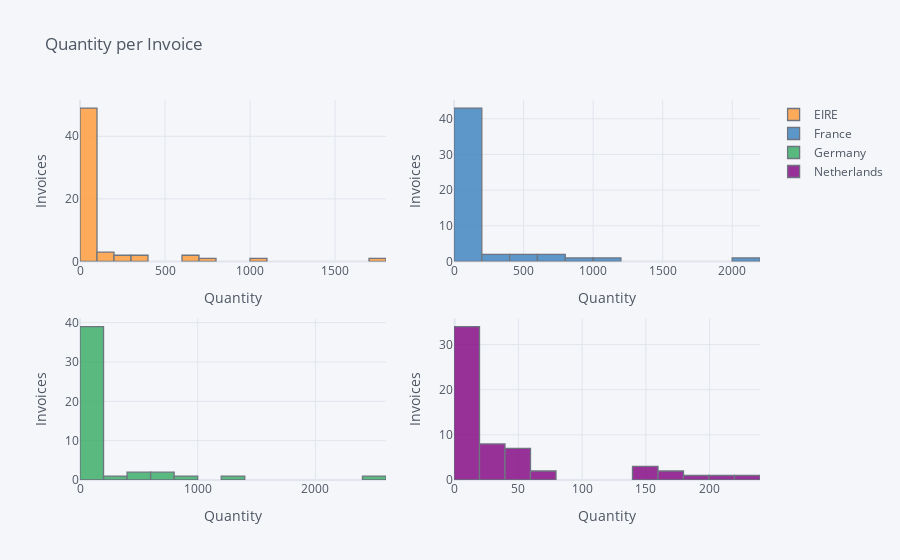

Write notebook code for a chart like this one.
### Code cell
data5.iplot(kind='hist', subplots=True, shape=(2,2), xTitle='Quantity',
            yTitle='Invoices',title='Quantity per Invoice')

### Figure 1 — Plotly figure (JSON) as saved in the notebook; plotly's stock layout.template omitted (floating-point values rounded to 4 significant figures)
{"data": [{"histfunc": "count", "histnorm": "", "marker": {"color": "rgba(255, 153, 51, 1.0)", "line": {"color": "#4D5663", "width": 1.3}}, "name": "EIRE", "opacity": 0.8, "orientation": "v", "type": "histogram", "x": [112, 672, 319, 690, 42, 1013, 3, 286, 16, 330, null, 1798, null, null, 120, null, 46, 86, null, 704, 62, 1, 22, 20, 2, 105, 16, null, null, 207, 22, 1, null, 11, 17, 88, 2, 6, 1, null, null, 72, 31, 4, 1, 27, null, 8, null, 60, 1, 1, 3, null, 1, 1, 25, 16, 1, 6, 28, null, null, 1, 14, 2, 1, 2, 1, 1, 2, 2, null, null, 1, null, null, 1, null, 1, null, 1, null, null], "xaxis": "x", "yaxis": "y"}, {"histfunc": "count", "histnorm": "", "marker": {"color": "rgba(55, 128, 191, 1.0)", "line": {"color": "#4D5663", "width": 1.3}}, "name": "France", "opacity": 0.8, "orientation": "v", "type": "histogram", "x": [255, 492, 293, 608, 102, 1126, 6, 495, 15, 769, 1, 2092, 1, 9, 136, null, 35, 188, null, 820, 92, 8, 27, 9, null, 112, 15, null, null, 127, 11, null, 3, 16, 6, 49, 4, 9, 4, 1, null, 33, 6, 8, null, 22, null, null, null, 7, 1, null, 5, 1, null, null, 1, 3, null, 2, 1, 2, null, null, 1, 2, null, 1, null, null, null, null, null, null, null, 1, null, null, 1, null, null, null, null, null], "xaxis": "x2", "yaxis": "y2"}, {"histfunc": "count", "histnorm": "", "marker": {"color": "rgba(50, 171, 96, 1.0)", "line": {"color": "#4D5663", "width": 1.3}}, "name": "Germany", "opacity": 0.8, "orientation": "v", "type": "histogram", "x": [150, 448, 326, 681, 78, 1236, 2, 566, 19, 694, 1, 2490, null, 8, 158, null, 63, 198, 6, 827, 184, 5, 36, 27, null, 105, 23, 1, 2, 149, 19, null, 1, 32, 4, 21, 4, 4, null, null, null, 18, 22, 1, null, 8, 5, 9, null, 16, null, null, null, null, null, null, 2, 2, null, null, null, null, null, null, 4, 1, null, null, null, null, null, 1, null, null, null, null, 1, null, null, null, null, null, null, null], "xaxis": "x3", "yaxis": "y3"}, {"histfunc": "count", "histnorm": "", "marker": {"color": "rgba(128, 0, 128, 1.0)", "line": {"color": "#4D5663", "width": 1.3}}, "name": "Netherlands", "opacity": 0.8, "orientation": "v", "type": "histogram", "x": [151, 37, 14, 39, 1, 41, null, 28, 1, 24, null, 182, null, null, 48, 1, 8, 17, null, 150, 8, null, 9, 19, null, 50, 23, null, null, 158, 49, null, null, 44, 32, 167, null, 9, null, null, 1, 224, 215, 14, null, 75, null, 29, 1, 162, null, null, 5, null, 1, 3, 56, 70, null, 15, 38, 1, 9, null, 45, 8, 5, 3, 7, 8, null, 2, 2, 2, null, 3, null, 2, null, 1, 1, 2, 1, 1], "xaxis": "x4", "yaxis": "y4"}], "layout": {"barmode": "overlay", "legend": {"bgcolor": "#F5F6F9", "font": {"color": "#4D5663"}}, "paper_bgcolor": "#F5F6F9", "plot_bgcolor": "#F5F6F9", "title": {"font": {"color": "#4D5663"}, "text": "Quantity per Invoice"}, "xaxis": {"anchor": "y", "domain": [0, 0.45], "gridcolor": "#E1E5ED", "showgrid": true, "tickfont": {"color": "#4D5663"}, "title": {"font": {"color": "#4D5663"}, "text": "Quantity"}, "zerolinecolor": "#E1E5ED"}, "xaxis2": {"anchor": "y2", "domain": [0.55, 1], "gridcolor": "#E1E5ED", "showgrid": true, "tickfont": {"color": "#4D5663"}, "title": {"font": {"color": "#4D5663"}, "text": "Quantity"}, "zerolinecolor": "#E1E5ED"}, "xaxis3": {"anchor": "y3", "domain": [0, 0.45], "gridcolor": "#E1E5ED", "showgrid": true, "tickfont": {"color": "#4D5663"}, "title": {"font": {"color": "#4D5663"}, "text": "Quantity"}, "zerolinecolor": "#E1E5ED"}, "xaxis4": {"anchor": "y4", "domain": [0.55, 1], "gridcolor": "#E1E5ED", "showgrid": true, "tickfont": {"color": "#4D5663"}, "title": {"font": {"color": "#4D5663"}, "text": "Quantity"}, "zerolinecolor": "#E1E5ED"}, "yaxis": {"anchor": "x", "domain": [0.575, 1], "gridcolor": "#E1E5ED", "showgrid": true, "tickfont": {"color": "#4D5663"}, "title": {"font": {"color": "#4D5663"}, "text": "Invoices"}, "zerolinecolor": "#E1E5ED"}, "yaxis2": {"anchor": "x2", "domain": [0.575, 1], "gridcolor": "#E1E5ED", "showgrid": true, "tickfont": {"color": "#4D5663"}, "title": {"font": {"color": "#4D5663"}, "text": "Invoices"}, "zerolinecolor": "#E1E5ED"}, "yaxis3": {"anchor": "x3", "domain": [0, 0.425], "gridcolor": "#E1E5ED", "showgrid": true, "tickfont": {"color": "#4D5663"}, "title": {"font": {"color": "#4D5663"}, "text": "Invoices"}, "zerolinecolor": "#E1E5ED"}, "yaxis4": {"anchor": "x4", "domain": [0, 0.425], "gridcolor": "#E1E5ED", "showgrid": true, "tickfont": {"color": "#4D5663"}, "title": {"font": {"color": "#4D5663"}, "text": "Invoices"}, "zerolinecolor": "#E1E5ED"}}}
